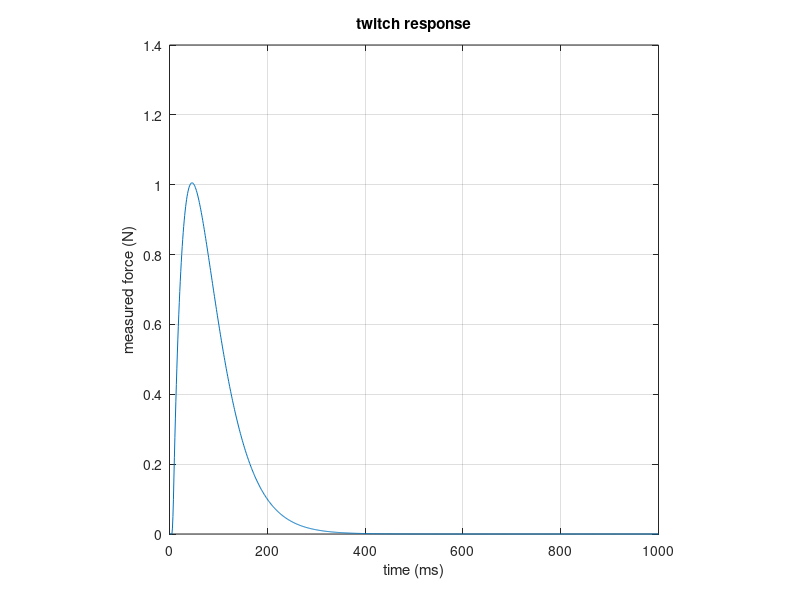

The MATLAB script that drew this image:
% Created by: Anthony Le
% Last updated: 05-19-2017
% ROB 562: Human Control Systems

% Problem Set 3
%% Problem 2b
clear;
close all;

b = 0.2;
K_s = 3;
K_p = 2;

tau = b/(K_s + K_p);

x_delta = 0;
x_dot = 0;

dT = 0.001;

T_o = 0;
T = 0;
T_plot = [];

for t = dT:dT:1
    if t > 0.005 && t < 0.01
        alpha = 45;
    else
        alpha = 0;
    end
    
    T_o_dot = (alpha - T_o) / tau;
    T_o = T_o + T_o_dot * dT;
    
    T_dot = (K_s/b) * ((K_p*x_delta) + (b*x_dot) - ((1+(K_p/K_s)) * T) + T_o);
    T = T + T_dot * dT;
    
    T_plot = [T_plot; T];
end

figure();
plot(T_plot(:,1));
title('twitch response');
xlabel('time (ms)');
ylabel('measured force (N)');
axis square
grid on
hold on
